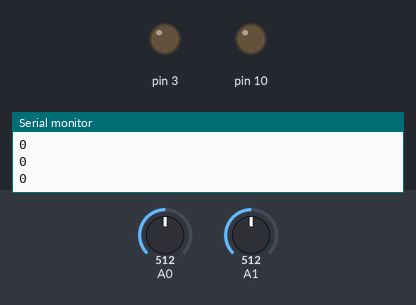
Bench run of a sketch on a simulated Arduino Uno, built with avr-gcc and run on an emulated ATmega328P. On the bench: output pins drawn as LEDs (lit = HIGH), the last lines printed to the serial monitor. Inputs (shaded band) come from the test bench; at power-on: A0 = 512, A1 = 512.

Above: at 1.3 s.
1.4 s: A0 set to 261
2.9 s: A0 set to 236
At 3.7 s:
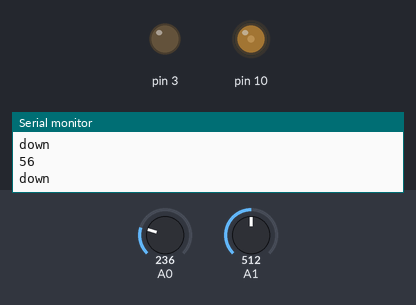
4.5 s: A1 set to 160
6.0 s: A1 set to 137
At 7.2 s:
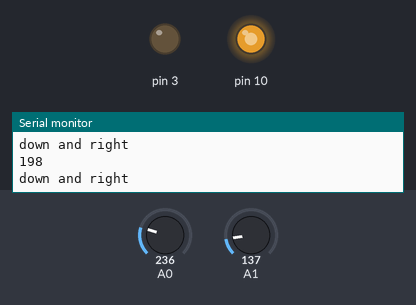
7.5 s: A0 set to 260
At 8.5 s:
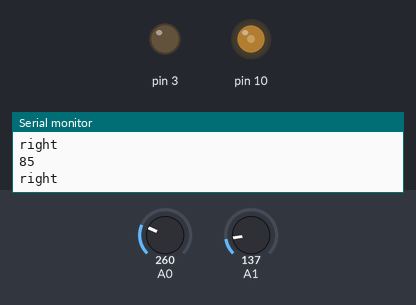
9.0 s: A0 set to 789
10.5 s: A0 set to 812
At 10.9 s:
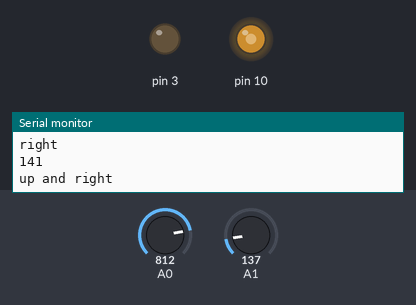
Timing chart, 0 to 13.0 s (numbered marks = the images above; inputs shaded):
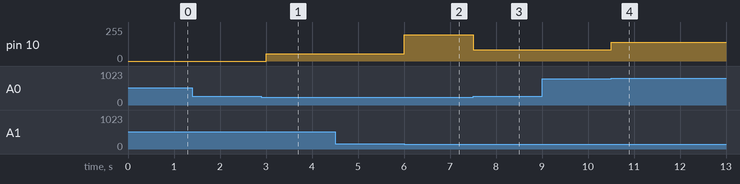

Measured:
- the behaviour switches between 250 and 249 on A0 (found by bisection; images 0 and 1)
- the behaviour switches between 150 and 149 on A1 (found by bisection; images 1 and 2)
- the behaviour switches between 800 and 801 on A0 (found by bisection; images 3 and 4)
- after the input at 2.9 s, pin 10: 0/255 → 56/255 after 0.10 s
- after the input at 6.0 s, pin 10: 56/255 → 198/255 at once
- after the input at 7.5 s, pin 10: 198/255 → 85/255 at once
- after the input at 10.5 s, pin 10: 85/255 → 141/255 at once

The sketch:

remoter2.ino
```cpp
#define st 0
#define up 1
#define dw 2
#define rt 3
#define lt 4
#define ur 5
#define ul 6
#define dr 7
#define dl 8
#define b1 9
#define b2 10
#define b3 11
#define b4 12
int x = 0;
int y = 0;
int xx = 0;
int yy = 0;
int mode = 0;
int last_mode=0;
void send(int v){
	v=map(v,0,9,0,255);
	analogWrite(10,v);
  Serial.println(v);
}
void setup() {
  // put your setup code here, to run once:
	pinMode(3,OUTPUT);
  pinMode(10,OUTPUT);
	Serial.begin(9600);
	Serial.println("begin");
}

void loop() {
  // put your main code here, to run repeatedly:
	x = analogRead(A0);
	y = analogRead(A1);
	if (x>800){
		yy= 10;
	}else if(x<250){
		yy=-10;
	}else{
		yy=0;
	}
	if (y>900){
		xx=-1;
	}else if(y<150){
		xx=1;
	}else{
		xx=0;
	}
	mode=xx+yy;
	if (mode == xx+yy){
		switch(mode){
			case 10:	//當為上
				send(up);
				Serial.println("up");
				break;
			case -10:	//當為下
				send(dw);
				Serial.println("down");
				break;
			case 1:		//當為右
				send(rt);
				Serial.println("right");
				break;
			case -1:	//當為左
				send(lt);
				Serial.println("left");
				break;
			case 11:	//當為右上
				send(ur);
				Serial.println("up and right");
				break;
			case 9:		//當為左上
				send(ul);
				Serial.println("up and left");
				break;
			case -9:	//當為右下
				send(dr);
				Serial.println("down and right");
				break;
			case -11:	//當為左下
				send(dl);
				Serial.println("down and left");
				break;
			case 0:		//當為中間
				send(st);
				//Serial.println("stop");
				break;
		}
	}
	delay(500);
	last_mode=mode;

}
```
